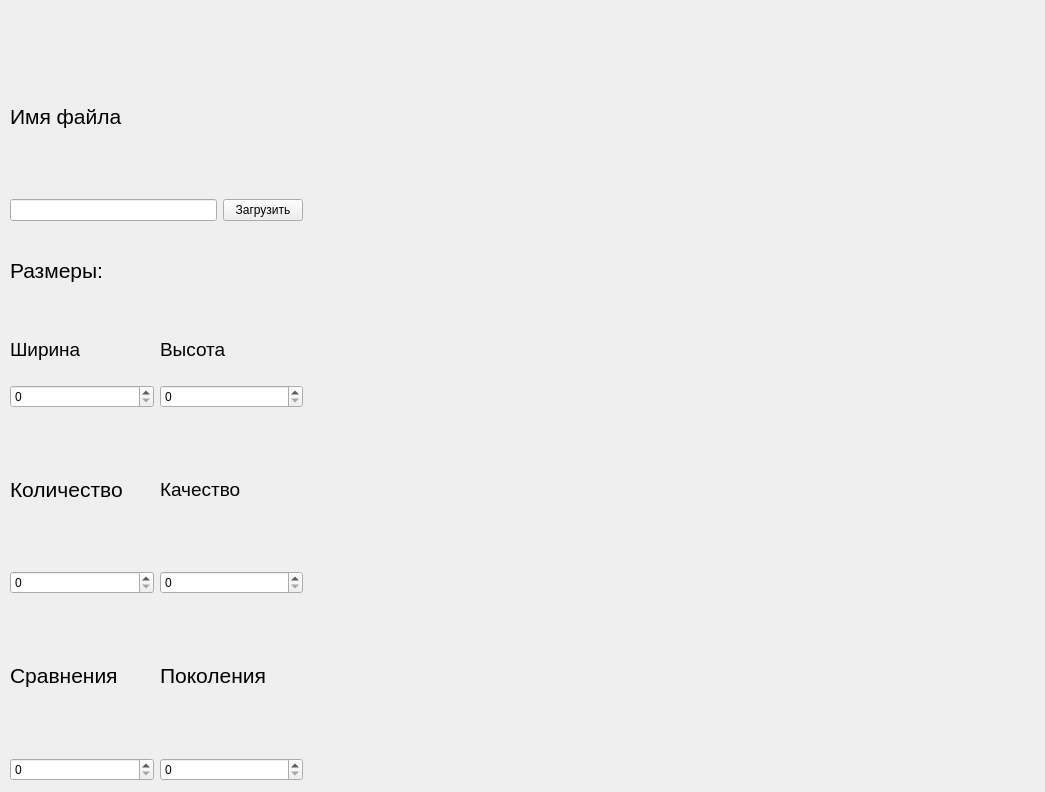
<?xml version="1.0" encoding="UTF-8"?>
<ui version="4.0">
 <class>Form</class>
 <widget class="QWidget" name="Form">
  <property name="geometry">
   <rect>
    <x>0</x>
    <y>0</y>
    <width>1045</width>
    <height>792</height>
   </rect>
  </property>
  <property name="windowTitle">
   <string>Form</string>
  </property>
  <widget class="QWidget" name="">
   <property name="geometry">
    <rect>
     <x>10</x>
     <y>40</y>
     <width>1001</width>
     <height>741</height>
    </rect>
   </property>
   <layout class="QHBoxLayout" name="horizontalLayout_10">
    <item>
     <layout class="QVBoxLayout" name="verticalLayout_7">
      <item>
       <layout class="QVBoxLayout" name="verticalLayout_6">
        <item>
         <widget class="QLabel" name="label_4">
          <property name="text">
           <string>&lt;html&gt;&lt;head/&gt;&lt;body&gt;&lt;p&gt;&lt;span style=&quot; font-size:16pt;&quot;&gt;Имя файла&lt;/span&gt;&lt;/p&gt;&lt;/body&gt;&lt;/html&gt;</string>
          </property>
         </widget>
        </item>
        <item>
         <layout class="QHBoxLayout" name="horizontalLayout_9">
          <item>
           <widget class="QLineEdit" name="lineEdit">
            <property name="text">
             <string/>
            </property>
           </widget>
          </item>
          <item>
           <widget class="QPushButton" name="pushButton">
            <property name="text">
             <string>Загрузить</string>
            </property>
           </widget>
          </item>
         </layout>
        </item>
       </layout>
      </item>
      <item>
       <layout class="QVBoxLayout" name="verticalLayout_5">
        <item>
         <widget class="QLabel" name="label_5">
          <property name="text">
           <string>&lt;html&gt;&lt;head/&gt;&lt;body&gt;&lt;p&gt;&lt;span style=&quot; font-size:16pt;&quot;&gt;Размеры:&lt;/span&gt;&lt;/p&gt;&lt;/body&gt;&lt;/html&gt;</string>
          </property>
         </widget>
        </item>
        <item>
         <layout class="QVBoxLayout" name="verticalLayout_4">
          <item>
           <layout class="QHBoxLayout" name="horizontalLayout_7">
            <item>
             <widget class="QLabel" name="label_17">
              <property name="text">
               <string>&lt;html&gt;&lt;head/&gt;&lt;body&gt;&lt;p&gt;&lt;span style=&quot; font-size:14pt;&quot;&gt;Ширина&lt;/span&gt;&lt;/p&gt;&lt;/body&gt;&lt;/html&gt;</string>
              </property>
             </widget>
            </item>
            <item>
             <widget class="QLabel" name="label_18">
              <property name="text">
               <string>&lt;html&gt;&lt;head/&gt;&lt;body&gt;&lt;p&gt;&lt;span style=&quot; font-size:14pt;&quot;&gt;Высота&lt;/span&gt;&lt;/p&gt;&lt;/body&gt;&lt;/html&gt;</string>
              </property>
             </widget>
            </item>
           </layout>
          </item>
          <item>
           <layout class="QHBoxLayout" name="horizontalLayout_8">
            <item>
             <widget class="QSpinBox" name="spinBox_7">
              <property name="maximum">
               <number>999999999</number>
              </property>
             </widget>
            </item>
            <item>
             <widget class="QSpinBox" name="spinBox_8">
              <property name="maximum">
               <number>999999999</number>
              </property>
             </widget>
            </item>
           </layout>
          </item>
         </layout>
        </item>
       </layout>
      </item>
      <item>
       <layout class="QVBoxLayout" name="verticalLayout_3">
        <item>
         <layout class="QHBoxLayout" name="horizontalLayout_6">
          <item>
           <widget class="QLabel" name="label_8">
            <property name="text">
             <string>&lt;html&gt;&lt;head/&gt;&lt;body&gt;&lt;p&gt;&lt;span style=&quot; font-size:16pt;&quot;&gt;Количество&lt;/span&gt;&lt;/p&gt;&lt;/body&gt;&lt;/html&gt;</string>
            </property>
           </widget>
          </item>
          <item>
           <widget class="QLabel" name="label_9">
            <property name="text">
             <string>&lt;html&gt;&lt;head/&gt;&lt;body&gt;&lt;p&gt;&lt;span style=&quot; font-size:14pt;&quot;&gt;Качество&lt;/span&gt;&lt;/p&gt;&lt;/body&gt;&lt;/html&gt;</string>
            </property>
           </widget>
          </item>
         </layout>
        </item>
        <item>
         <layout class="QHBoxLayout" name="horizontalLayout_5">
          <item>
           <widget class="QSpinBox" name="spinBox_3">
            <property name="maximum">
             <number>999999999</number>
            </property>
           </widget>
          </item>
          <item>
           <widget class="QSpinBox" name="spinBox_4">
            <property name="maximum">
             <number>999999999</number>
            </property>
           </widget>
          </item>
         </layout>
        </item>
       </layout>
      </item>
      <item>
       <layout class="QVBoxLayout" name="verticalLayout_2">
        <item>
         <layout class="QHBoxLayout" name="horizontalLayout_4">
          <item>
           <widget class="QLabel" name="label_10">
            <property name="text">
             <string>&lt;html&gt;&lt;head/&gt;&lt;body&gt;&lt;p&gt;&lt;span style=&quot; font-size:16pt;&quot;&gt;Сравнения&lt;/span&gt;&lt;/p&gt;&lt;/body&gt;&lt;/html&gt;</string>
            </property>
           </widget>
          </item>
          <item>
           <widget class="QLabel" name="label_11">
            <property name="text">
             <string>&lt;html&gt;&lt;head/&gt;&lt;body&gt;&lt;p&gt;&lt;span style=&quot; font-size:16pt;&quot;&gt;Поколения&lt;/span&gt;&lt;/p&gt;&lt;/body&gt;&lt;/html&gt;</string>
            </property>
           </widget>
          </item>
         </layout>
        </item>
        <item>
         <layout class="QHBoxLayout" name="horizontalLayout_3">
          <item>
           <widget class="QSpinBox" name="spinBox_5"/>
          </item>
          <item>
           <widget class="QSpinBox" name="spinBox_6"/>
          </item>
         </layout>
        </item>
       </layout>
      </item>
     </layout>
    </item>
    <item>
     <layout class="QVBoxLayout" name="verticalLayout">
      <item>
       <layout class="QHBoxLayout" name="horizontalLayout">
        <item>
         <widget class="QLabel" name="label_12">
          <property name="minimumSize">
           <size>
            <width>171</width>
            <height>321</height>
           </size>
          </property>
          <property name="text">
           <string>&lt;html&gt;&lt;head/&gt;&lt;body&gt;&lt;p&gt;&lt;img src=&quot;:/0child/0.png&quot;/&gt;&lt;/p&gt;&lt;/body&gt;&lt;/html&gt;</string>
          </property>
         </widget>
        </item>
        <item>
         <widget class="QLabel" name="label_2">
          <property name="minimumSize">
           <size>
            <width>171</width>
            <height>321</height>
           </size>
          </property>
          <property name="text">
           <string>&lt;html&gt;&lt;head/&gt;&lt;body&gt;&lt;p&gt;&lt;img src=&quot;:/0child/1.png&quot;/&gt;&lt;/p&gt;&lt;/body&gt;&lt;/html&gt;</string>
          </property>
         </widget>
        </item>
        <item>
         <widget class="QLabel" name="label_14">
          <property name="minimumSize">
           <size>
            <width>171</width>
            <height>321</height>
           </size>
          </property>
          <property name="text">
           <string>&lt;html&gt;&lt;head/&gt;&lt;body&gt;&lt;p&gt;&lt;img src=&quot;:/0child/2.png&quot;/&gt;&lt;/p&gt;&lt;/body&gt;&lt;/html&gt;</string>
          </property>
         </widget>
        </item>
        <item>
         <widget class="QLabel" name="label_16">
          <property name="minimumSize">
           <size>
            <width>171</width>
            <height>321</height>
           </size>
          </property>
          <property name="text">
           <string>&lt;html&gt;&lt;head/&gt;&lt;body&gt;&lt;p&gt;&lt;img src=&quot;:/0child/3.png&quot;/&gt;&lt;/p&gt;&lt;/body&gt;&lt;/html&gt;</string>
          </property>
         </widget>
        </item>
       </layout>
      </item>
      <item>
       <layout class="QHBoxLayout" name="horizontalLayout_2">
        <item>
         <widget class="QLabel" name="label">
          <property name="minimumSize">
           <size>
            <width>171</width>
            <height>321</height>
           </size>
          </property>
          <property name="text">
           <string>&lt;html&gt;&lt;head/&gt;&lt;body&gt;&lt;p&gt;&lt;img src=&quot;:/0child/4.png&quot;/&gt;&lt;/p&gt;&lt;/body&gt;&lt;/html&gt;</string>
          </property>
         </widget>
        </item>
        <item>
         <widget class="QLabel" name="label_13">
          <property name="minimumSize">
           <size>
            <width>171</width>
            <height>321</height>
           </size>
          </property>
          <property name="text">
           <string>&lt;html&gt;&lt;head/&gt;&lt;body&gt;&lt;p&gt;&lt;img src=&quot;:/0child/5.png&quot;/&gt;&lt;/p&gt;&lt;/body&gt;&lt;/html&gt;</string>
          </property>
         </widget>
        </item>
        <item>
         <widget class="QLabel" name="label_3">
          <property name="minimumSize">
           <size>
            <width>171</width>
            <height>321</height>
           </size>
          </property>
          <property name="text">
           <string>&lt;html&gt;&lt;head/&gt;&lt;body&gt;&lt;p&gt;&lt;img src=&quot;:/0child/6.png&quot;/&gt;&lt;/p&gt;&lt;/body&gt;&lt;/html&gt;</string>
          </property>
         </widget>
        </item>
        <item>
         <widget class="QLabel" name="label_15">
          <property name="minimumSize">
           <size>
            <width>171</width>
            <height>321</height>
           </size>
          </property>
          <property name="text">
           <string>&lt;html&gt;&lt;head/&gt;&lt;body&gt;&lt;p&gt;&lt;img src=&quot;:/0child/7.png&quot;/&gt;&lt;/p&gt;&lt;/body&gt;&lt;/html&gt;</string>
          </property>
         </widget>
        </item>
       </layout>
      </item>
     </layout>
    </item>
   </layout>
  </widget>
 </widget>
 <resources>
  <include location="../rezs/children/result.qrc"/>
  <include location="../rezs/children/1.qrc"/>
 </resources>
 <connections/>
</ui>
